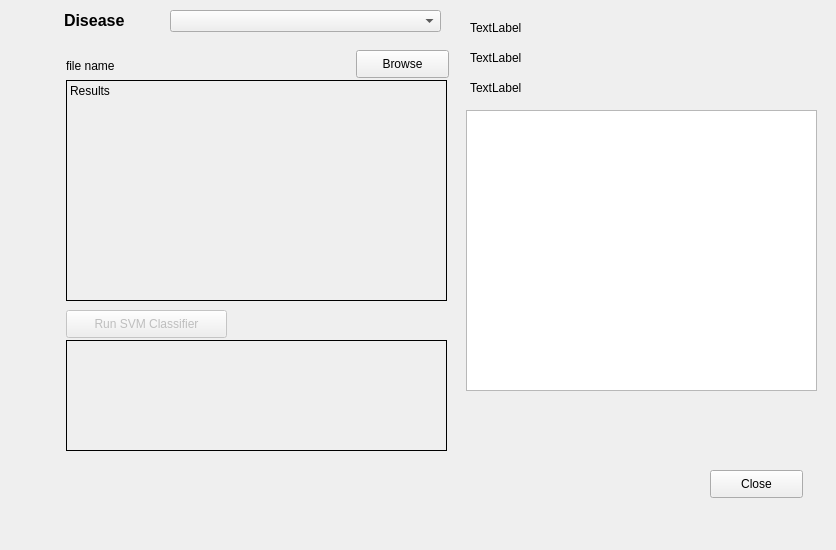
<?xml version="1.0" encoding="UTF-8"?>
<ui version="4.0">
 <class>MainWindow</class>
 <widget class="QMainWindow" name="MainWindow">
  <property name="geometry">
   <rect>
    <x>0</x>
    <y>0</y>
    <width>836</width>
    <height>550</height>
   </rect>
  </property>
  <property name="windowTitle">
   <string>Disease Detector</string>
  </property>
  <property name="windowIcon">
   <iconset>
    <normaloff>icon.jpg</normaloff>icon.jpg</iconset>
  </property>
  <property name="autoFillBackground">
   <bool>false</bool>
  </property>
  <widget class="QWidget" name="centralwidget">
   <widget class="QPushButton" name="browse">
    <property name="geometry">
     <rect>
      <x>356</x>
      <y>50</y>
      <width>93</width>
      <height>28</height>
     </rect>
    </property>
    <property name="text">
     <string>Browse</string>
    </property>
   </widget>
   <widget class="QLabel" name="filename_text">
    <property name="geometry">
     <rect>
      <x>66</x>
      <y>50</y>
      <width>291</width>
      <height>31</height>
     </rect>
    </property>
    <property name="text">
     <string>file name</string>
    </property>
   </widget>
   <widget class="QPushButton" name="close">
    <property name="geometry">
     <rect>
      <x>710</x>
      <y>470</y>
      <width>93</width>
      <height>28</height>
     </rect>
    </property>
    <property name="text">
     <string>Close</string>
    </property>
   </widget>
   <widget class="QLabel" name="output_txt">
    <property name="geometry">
     <rect>
      <x>66</x>
      <y>80</y>
      <width>381</width>
      <height>221</height>
     </rect>
    </property>
    <property name="autoFillBackground">
     <bool>true</bool>
    </property>
    <property name="frameShape">
     <enum>QFrame::Box</enum>
    </property>
    <property name="text">
     <string>Results</string>
    </property>
    <property name="alignment">
     <set>Qt::AlignLeading|Qt::AlignLeft|Qt::AlignTop</set>
    </property>
   </widget>
   <widget class="QPushButton" name="classifierBtn">
    <property name="enabled">
     <bool>false</bool>
    </property>
    <property name="geometry">
     <rect>
      <x>66</x>
      <y>310</y>
      <width>161</width>
      <height>28</height>
     </rect>
    </property>
    <property name="text">
     <string>Run SVM Classifier</string>
    </property>
   </widget>
   <widget class="QGraphicsView" name="graphicsView">
    <property name="geometry">
     <rect>
      <x>466</x>
      <y>110</y>
      <width>351</width>
      <height>281</height>
     </rect>
    </property>
   </widget>
   <widget class="QLabel" name="svmResults">
    <property name="geometry">
     <rect>
      <x>66</x>
      <y>340</y>
      <width>381</width>
      <height>111</height>
     </rect>
    </property>
    <property name="autoFillBackground">
     <bool>true</bool>
    </property>
    <property name="frameShape">
     <enum>QFrame::Box</enum>
    </property>
    <property name="text">
     <string/>
    </property>
    <property name="alignment">
     <set>Qt::AlignLeading|Qt::AlignLeft|Qt::AlignTop</set>
    </property>
   </widget>
   <widget class="QLabel" name="labelImg_title">
    <property name="geometry">
     <rect>
      <x>520</x>
      <y>80</y>
      <width>261</width>
      <height>20</height>
     </rect>
    </property>
    <property name="font">
     <font>
      <pointsize>10</pointsize>
      <weight>75</weight>
      <bold>true</bold>
     </font>
    </property>
    <property name="text">
     <string/>
    </property>
   </widget>
   <widget class="QComboBox" name="comboBox">
    <property name="geometry">
     <rect>
      <x>170</x>
      <y>10</y>
      <width>271</width>
      <height>22</height>
     </rect>
    </property>
   </widget>
   <widget class="QLabel" name="label">
    <property name="geometry">
     <rect>
      <x>64</x>
      <y>10</y>
      <width>81</width>
      <height>21</height>
     </rect>
    </property>
    <property name="font">
     <font>
      <pointsize>12</pointsize>
      <weight>75</weight>
      <bold>true</bold>
     </font>
    </property>
    <property name="text">
     <string>Disease</string>
    </property>
   </widget>
   <widget class="QLabel" name="label_2">
    <property name="geometry">
     <rect>
      <x>0</x>
      <y>-20</y>
      <width>831</width>
      <height>571</height>
     </rect>
    </property>
    <property name="sizePolicy">
     <sizepolicy hsizetype="Maximum" vsizetype="Maximum">
      <horstretch>0</horstretch>
      <verstretch>0</verstretch>
     </sizepolicy>
    </property>
    <property name="text">
     <string/>
    </property>
    <property name="pixmap">
     <pixmap>plantbg.jpeg</pixmap>
    </property>
    <property name="scaledContents">
     <bool>true</bool>
    </property>
   </widget>
   <widget class="QLabel" name="label_tarea">
    <property name="geometry">
     <rect>
      <x>470</x>
      <y>20</y>
      <width>55</width>
      <height>16</height>
     </rect>
    </property>
    <property name="text">
     <string>TextLabel</string>
    </property>
   </widget>
   <widget class="QLabel" name="label_infarea">
    <property name="geometry">
     <rect>
      <x>470</x>
      <y>50</y>
      <width>55</width>
      <height>16</height>
     </rect>
    </property>
    <property name="text">
     <string>TextLabel</string>
    </property>
   </widget>
   <widget class="QLabel" name="label_perimeter">
    <property name="geometry">
     <rect>
      <x>470</x>
      <y>80</y>
      <width>55</width>
      <height>16</height>
     </rect>
    </property>
    <property name="text">
     <string>TextLabel</string>
    </property>
   </widget>
   <zorder>label_2</zorder>
   <zorder>browse</zorder>
   <zorder>filename_text</zorder>
   <zorder>close</zorder>
   <zorder>output_txt</zorder>
   <zorder>classifierBtn</zorder>
   <zorder>graphicsView</zorder>
   <zorder>svmResults</zorder>
   <zorder>labelImg_title</zorder>
   <zorder>comboBox</zorder>
   <zorder>label</zorder>
   <zorder>label_tarea</zorder>
   <zorder>label_infarea</zorder>
   <zorder>label_perimeter</zorder>
  </widget>
  <widget class="QMenuBar" name="menubar">
   <property name="geometry">
    <rect>
     <x>0</x>
     <y>0</y>
     <width>836</width>
     <height>26</height>
    </rect>
   </property>
  </widget>
 </widget>
 <resources/>
 <connections/>
</ui>
